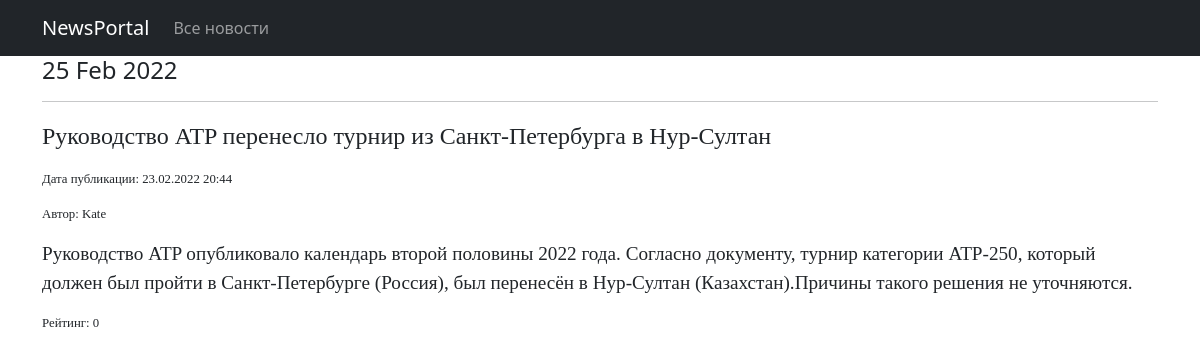
Page /news/4 on the committed database.
### news/models.py (models this page shows, shortened)
class Post(models.Model):
    article = 'ART'
    news = 'NWS'
    TYPE = [
        (article, 'Статья'),
        (news, 'Новость'),
    ]
    author = models.ForeignKey(Author, on_delete=models.CASCADE)
    type = models.CharField(max_length=3, choices=TYPE, default=news)
    time_in = models.DateTimeField(auto_now_add=True)
    category = models.ManyToManyField(Category, through='PostCategory')
    head = models.CharField(max_length=255)
    text = models.TextField()
    rating = models.SmallIntegerField(default=0)

class Author(models.Model):
    user = models.OneToOneField(User, on_delete=models.CASCADE)
    rating = models.SmallIntegerField(default=0)

### news/views.py (the view)
# urls.py: path('<int:pk>', PostDetail.as_view()),
class PostDetail(DetailView):
    model = Post
    template_name = 'post.html'
    context_object_name = 'post'
    def get_context_data(self, **kwargs):
        context = super().get_context_data(**kwargs)
        context['time_now'] = datetime.utcnow()
        return context

### news/templatetags/custom_filters.py (called while the page is built)
@register.filter(name='censor')
def censor(text):
    cens_list = ['word1', 'word2', 'wo3']
    for word in cens_list:
        text = text.replace(word, '*' * len(word))
    return text

### templates/post.html (shortened to what this page needs)
{% extends 'flatpages/default.html' %}
{% load custom_filters %}
{% block content %}
    <h4>
        {{ time_now | date:'d M Y' }}
    </h4>
    <hr>
    <p style="font-size: 1.5em; font-family: Georgia;">
        {{ post.head | censor}}
    </p>
    <p style="font-size: 0.8em; font-family: Georgia;">
        Дата публикации: {{ post.time_in | date:'d.m.Y H:i' }}
    </p>
    <p style="font-size: 0.8em; font-family: Georgia;">
        Автор: {{ post.author.user.username }}
    </p>
    <p style="font-size: 1.2em; font-family: Georgia;">
        {{ post.text | censor }}
    </p>
    <p style="font-size: 0.8em; font-family: Georgia;">
        Рейтинг: {{ post.rating }}
    </p>
{% endblock content %}

### rows in the picture
Post: head|censor "Руководство ATP перенесло турнир из Санкт-Петербурга в Нур-Султан", time_in "23.02.2022 20:44", author.user.username "Kate", text|censor "Руководство ATP опубликовало календарь второй половины 2022 года. Согласно документу, турнир категории ATP-250, который должен был пройти в Санкт-Петербурге (Россия), был перенесён в Нур-Султан (Казахстан).Причины такого решения не уточняются.", rating "0"

### other values in the picture
{{ time_now | date:'d M Y' }} "25 Feb 2022"
